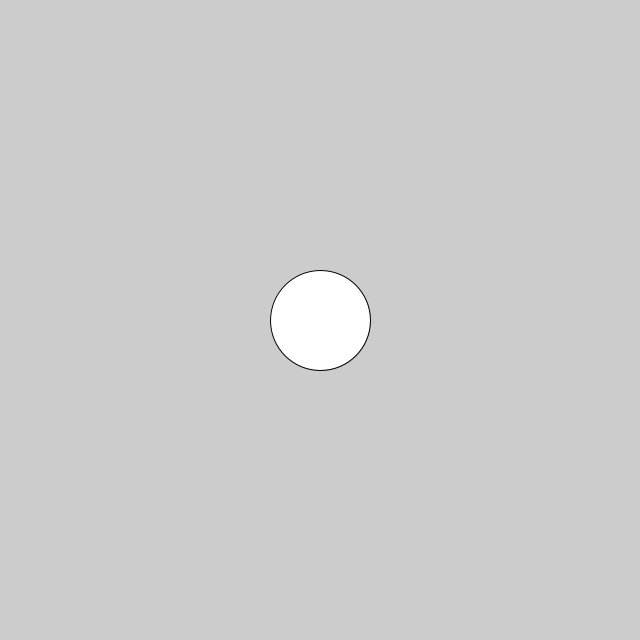
Frame 1 (no input)
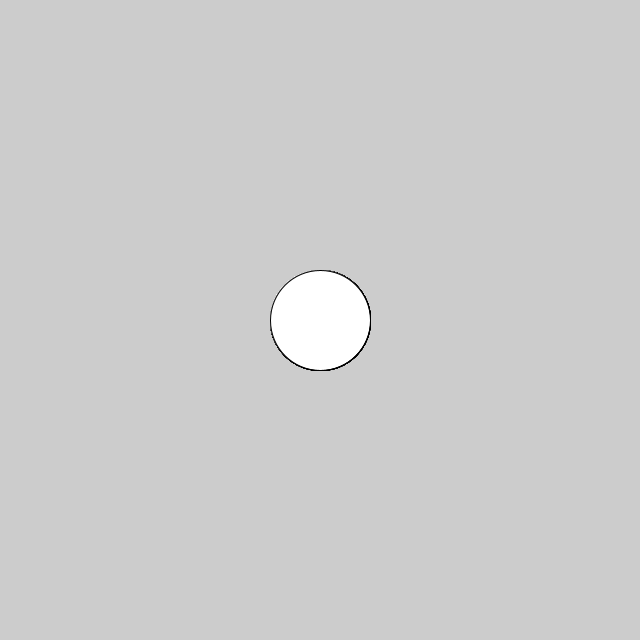
Frame 60 (the mouse pressed at the canvas centre just before this capture)
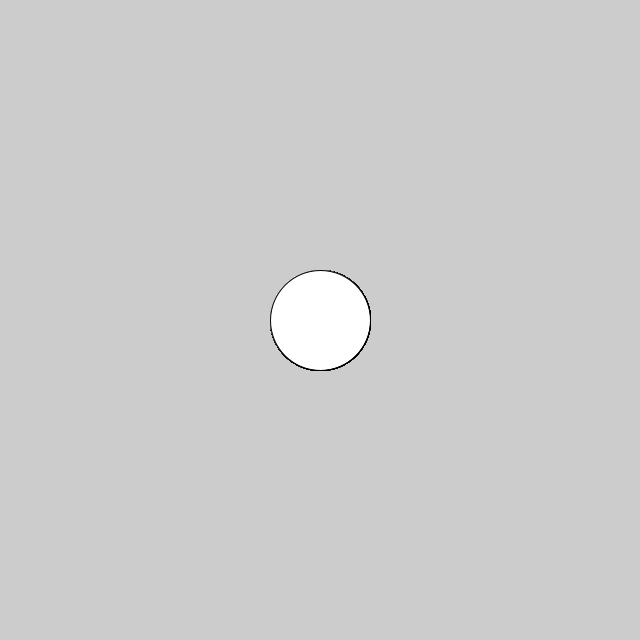
Frame 120 (the mouse held since frame 60 and released just before this capture)

The Processing sketch that drew these frames (run headless with seeded random() and noise(); from frame 60 on, the mouse is pressed at the canvas centre):

// Processing sketch: sketch_01_firstStep
// ── sketch_01_firstStep.pde

int circle_radius = 100;

void setup(){
  size(640,640);
}

void draw(){
  ellipse(width/2,width/2, circle_radius, circle_radius);
}
